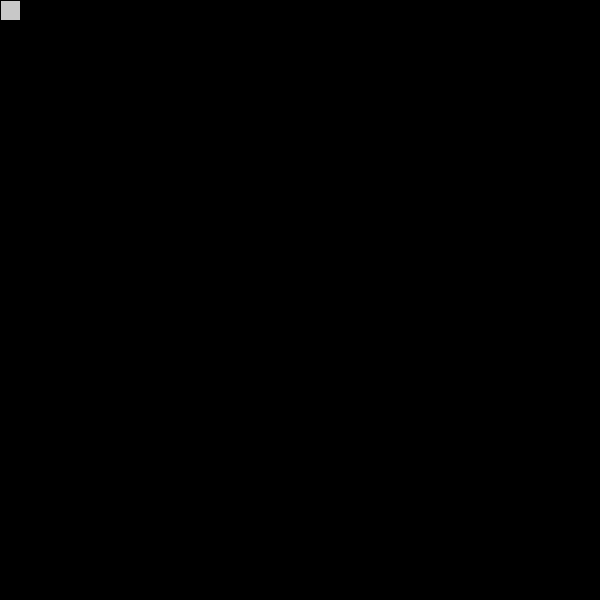
Frame 1 (no input)
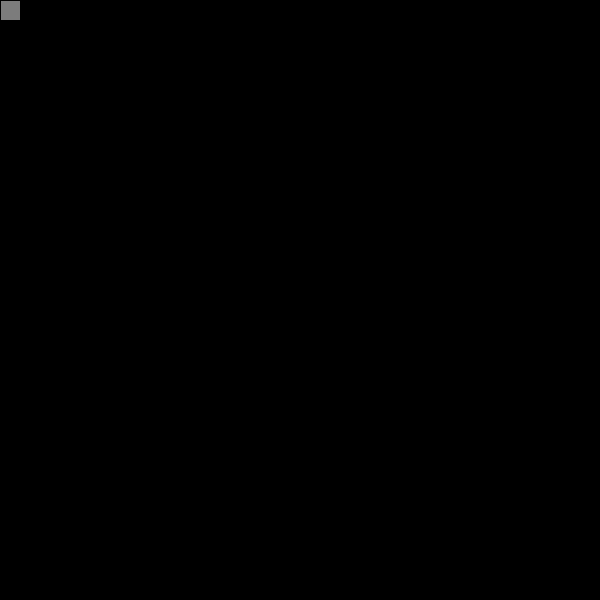
Frame 60 (the mouse pressed at the canvas centre just before this capture)
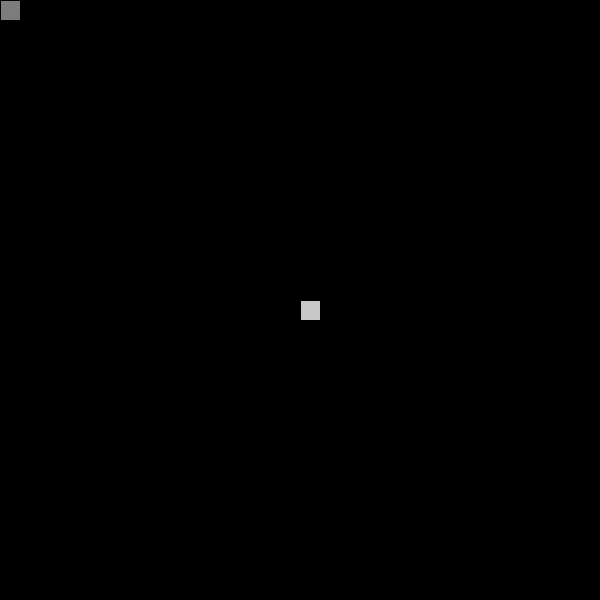
Frame 120 (the mouse held since frame 60 and released just before this capture)

The Processing sketch that drew these frames (run headless with seeded random() and noise(); from frame 60 on, the mouse is pressed at the canvas centre):

// Processing sketch: processing_186431
// ── processing_186431.pde

void setup() {
  size(600, 600);
  background(0);
  }
void draw() {
  float aleatorio=random(100,255);
  fill(aleatorio);
  rect(mouseX, mouseY,20,20);
  rect(mouseX, mouseY,20,20);
  rect(height-mouseY, width-mouseX,20,20);
  rect(width-mouseX,height-mouseY,20,20);
  rect(height-mouseY, mouseX,20,20);
  rect(mouseX,height-mouseY,20,20);
  rect(mouseY, width-mouseX,20,20);
  rect(width-mouseX,mouseY,20,20);
}
